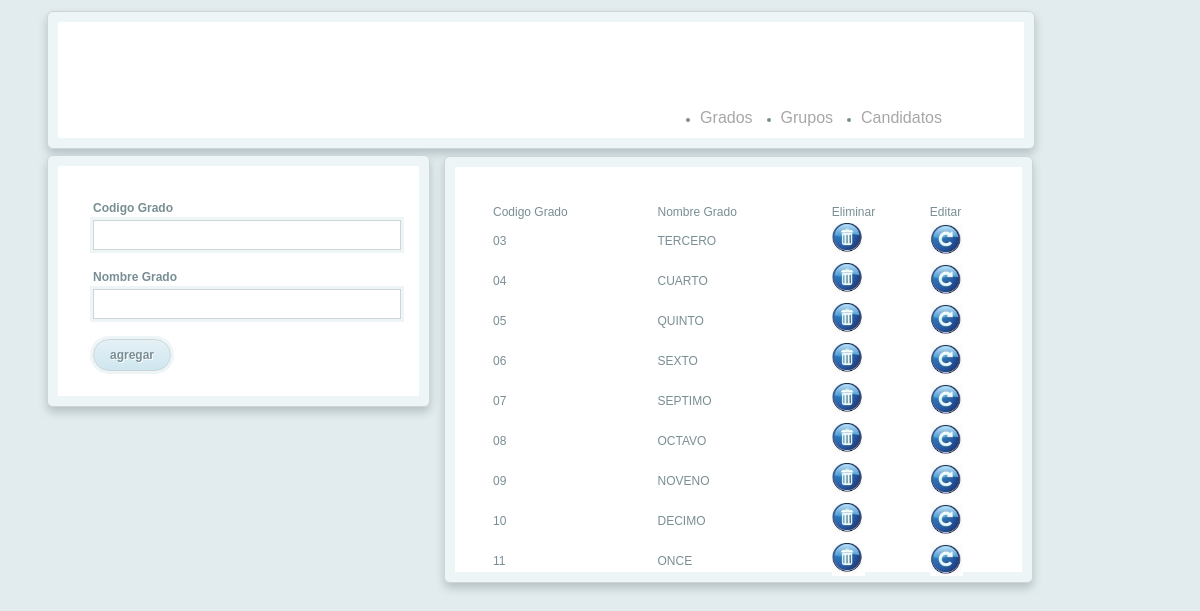
Page /vista/vgrado.php on the committed database.
### tables this page shows
CREATE TABLE IF NOT EXISTS `grado` (
  `idgrado` int(11) NOT NULL AUTO_INCREMENT,
  `cod_grado` varchar(11) NOT NULL,
  `nom_grado` varchar(45) DEFAULT NULL,
  PRIMARY KEY (`idgrado`)
);

### bd/datos.php (called while the page is built)
<?php
$server='localhost';
$bdatos='mydb';
$user='root';
$pass='';
 ?>

### bd/conec_datos.php (called while the page is built, shortened)
<?php
abstract class Conexion
{
	private $conexion;
	private $query;
	 public function abrir_conec()
	 {
	 	include 'datos.php';
		$this->conexion = mysql_connect($server, $user, $pass);
	 }
	 public function cerrar_conec()
	 {
	 	$this->conexion= mysql_close();
	 }
	 public function consulta($consulta)
	 {
	 	$this->query = mysql_query($consulta, $this->conexion);
	 }
	 public function resultado()
	 {
	 	$resul= mysql_fetch_array($this->query) ;
	 	 return $resul;
	 }
}

### vista/vgrado.php (the view, shortened to what this page needs)
<?php
include_once 'index.php';
require_once '../controlador/grado.php';
$grados= new grado();
 ?>
<!DOCTYPE HTML>
<html>
 <head>
 </head>
 <body>
<?php
if (!isset($_GET['idedit']))
{
	echo "<div style='width: 389px; margin-left: -353px; height: 259px;'>";
 	 $grados->form();
 	 echo "</div>";
	echo "<div class='body'>";
	echo "<table style='width: 515px'>";
				echo "<tr>";
				echo "<td>Codigo Grado</td>";
				echo "<td>Nombre Grado</td>";
				echo '<td>Eliminar</td>';
				echo '<td>Editar</a></td>';
				echo "</tr>";
	$grados->setc();
	while ($row = $grados->get())
	{
	 	echo "<tr>";
		echo "<td>".$row['cod_grado']."</td>";
	 	echo "<td>".$row['nom_grado']."</td>";
	 	echo '<td><a href="vgrado.php?idelete='.$row['idgrado'].'"><img src=imagenes/eliminar.png style="width: 33px;"></a></td>';
	 	echo '<td><a href="vgrado.php?idedit='.$row['cod_grado'].'"><img src=imagenes/act.png style="width: 33px;"></a></td>';
		echo "</tr>";
	}?>
</table></div>
<?php }
	  ?>
 </body>
 </html>

### vista/index.php (shortened to what this page needs)
<!DOCTYPE HTML>
<html lang="es">
<head>
	<link rel="stylesheet"  href="css/estilos.css">
</head>
<body>
	<div class ='cabezera'>
		<ul id="menu">
			<li><a href="vgrado.php">Grados</a></li>
			<li><a href="vgrupo.php">Grupos</a></li>
			<li><a href="vcandidato.php">Candidatos</a></li>
		</ul>
	</div>
</body>
</html>

### controlador/grado.php (shortened to what this page needs)
<?php
require_once '../bd/conec_datos.php';
class Grado extends Conexion
{
	public function get()
	{
		return $this->resultado();
	}
	public function setc($consulta='')
	{
		if ($consulta!='') {
			$this->consulta($consulta);
		}else
		{
			$consulta1 = 'SELECT * FROM grado';
			$this->consulta($consulta1);
		}
	}
	public function form($form='',$id='',$grado='')
	{
		if ($form!='') {
			echo '<form class="formulario" method="POST" action="vgrado.php?idedit='.$id.'">';
			echo '<div><label>Codigo Grado<input type="text" name="edit_id" value="'.$id.'"></label></div>';
			echo '<div><label>Nombre Grado<input type="text" name="edit_grado" value="'.$grado.'"></label></div>';
			echo '<div><input type="submit" value="editar" name="botton"></div>';
			echo '</form>';
		}else
		{
		echo '<form class="formulario" method="POST" action="">';
		echo '<div><label>Codigo Grado<input type="text" name="id"></label></div>';
		echo '<div><label>Nombre Grado<input type="text" name="grado"></label></div>';
		echo '<div><input type="submit" value="agregar" name="botton"></div>';
		echo '</form>';
		}
	}
}
 ?>

### vista/css/estilos.css (style rules this page uses)
* { color: #798e94; font-family: sans-serif; font-size: 12px; }
body { background-color: #E2ECEE; margin: auto; width: 400px; }
#menu { float:right; padding:40px 19px 0 0 }
#menu li { float:left; padding-right:28px }
#menu li a { color:#A7A7A7; display:block; font-size:16px; text-decoration:none; }
.formulario { border: 1px solid #CED5D7; border-radius: 6px; padding: 45px 45px 20px; margin-top: 12px; background-color: white; box-shadow: 0px 5px 10px #B5C1C5, 0 0 0 10px #EEF5F7 inset; width: 291px; margin-top: 123px; height: auto; }
.formulario label { display: block; font-weight: bold; }
.formulario div { margin-bottom: 15px; }
.formulario input[type='text'], .formulario textarea { padding: 7px 6px; width: 294px; border: 1px solid #CED5D7; resize: none; box-shadow:0 0 0 3px #EEF5F7; margin: 5px 0; }
.formulario input[type='submit'] { border: 1px solid #CED5D7; box-shadow:0 0 0 3px #EEF5F7; padding: 8px 16px; border-radius: 20px; font-weight: bold; text-shadow: 1px 1px 0px white; background: #e4f1f6; background: -moz-linear-gradient(top, #e4f1f6 0%, #cfe6ef 100%); background: -webkit-linear-gradient(top, #e4f1f6 0%,#cfe6ef 100%); }
.body { border: 1px solid #CED5D7; border-radius: 6px; background-color: white; border-bottom-width: 1px; box-shadow: 0px 5px 10px #B5C1C5, 0 0 0 10px #EEF5F7 inset; margin: -258px 0px 0px 44px; padding: 45px 45px 0px 45px; width: 497px; height: auto; }
.cabezera { border: 1px solid #CED5D7; border-radius: 6px; padding: 45px 45px 20px; margin-top: 50px; background-color: white; box-shadow: 0px 5px 10px #B5C1C5, 0 0 0 10px #EEF5F7 inset; margin-left: -353px; margin-top: 11px; margin-right: -235px; padding-bottom: 91px; border-bottom-width: 1px; margin-bottom: -117px; }

### rows in the picture
grado: cod_grado "03", nom_grado "TERCERO"
grado: cod_grado "04", nom_grado "CUARTO"
grado: cod_grado "05", nom_grado "QUINTO"
grado: cod_grado "06", nom_grado "SEXTO"
grado: cod_grado "07", nom_grado "SEPTIMO"
grado: cod_grado "08", nom_grado "OCTAVO"
grado: cod_grado "09", nom_grado "NOVENO"
grado: cod_grado "10", nom_grado "DECIMO"
grado: cod_grado "11", nom_grado "ONCE"
